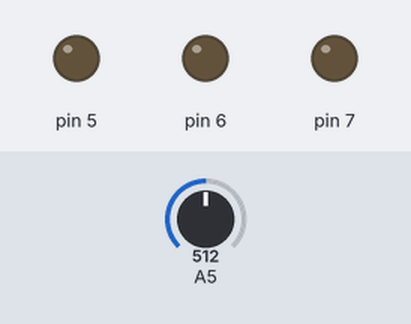
The sketch below on a simulated Arduino Uno, built with avr-gcc and run on an emulated ATmega328P. Parts: output pins drawn as LEDs (lit = HIGH). Inputs (shaded band) come from the test bench; at power-on: A5 = 512. What the sketch prints to the serial monitor is not drawn.

Above: at 1.2 s.
1.3 s: A5 set to 493
At 2.5 s:
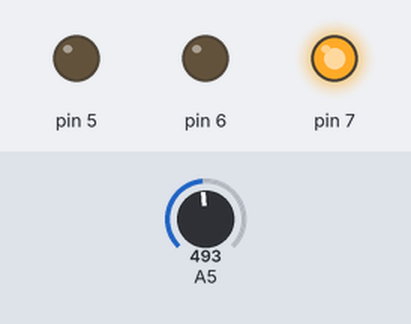
2.8 s: A5 set to 354
4.3 s: A5 set to 334
At 5.0 s:
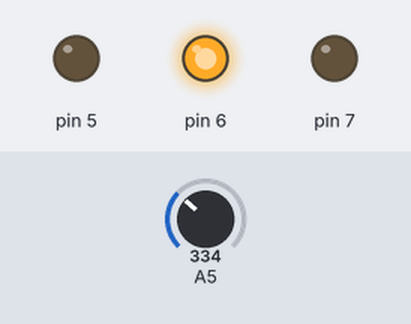
5.8 s: A5 set to 0
At 6.1 s:
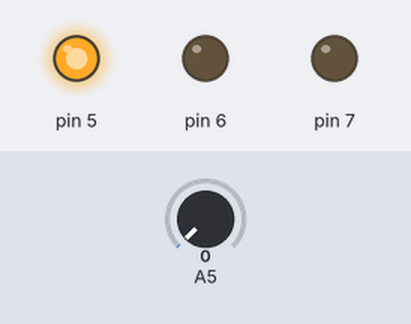
7.3 s: A5 set to 2
At 8.4 s:
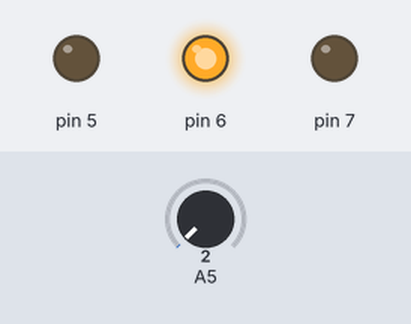
8.8 s: A5 set to 351
At 9.7 s:
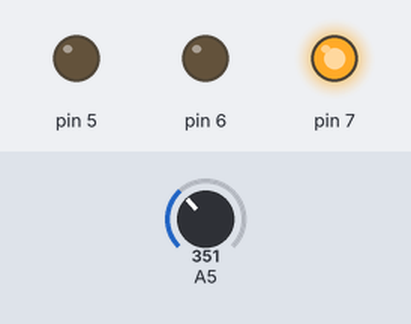
Timing chart, 0 to 11.3 s (numbered marks = the images above; inputs shaded):
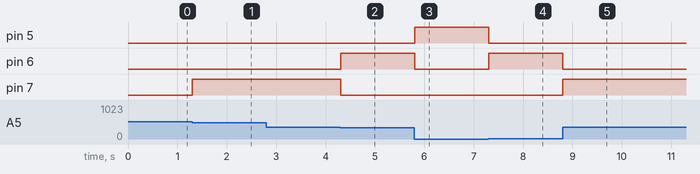

Measured:
- the behaviour switches between 512 and 511 on A5 (found by bisection; images 0 and 1)
- the behaviour switches between 341 and 340 on A5 (found by bisection; images 1 and 2)
- the behaviour switches between 0 and 1 on A5 (found by bisection; images 3 and 4)
- after the input at 1.3 s, pin 7: LOW → HIGH at once
- after the input at 4.3 s, pin 6: LOW → HIGH at once; pin 7: HIGH → LOW at once
- after the input at 5.8 s, pin 5: LOW → HIGH at once; pin 6: HIGH → LOW at once
- after the input at 7.3 s, pin 5: HIGH → LOW at once; pin 6: LOW → HIGH at once
- after the input at 8.8 s, pin 6: HIGH → LOW at once; pin 7: LOW → HIGH at once

The sketch:

test-02.ino
```cpp
int x = 5;
int led[3] = {5,6,7};

void setup() {
  // put your setup code here, to run once:
pinMode(5, OUTPUT);
pinMode(6, OUTPUT);
pinMode(7, OUTPUT);
Serial.begin(9600);
}

void loop() {
  // put your main code here, to run repeatedly:
int resistance = analogRead(A5);
Serial.println(resistance);

if (resistance == 0 && resistance <= 341)
  {
    digitalWrite(5, HIGH);
    digitalWrite(6, LOW);
    digitalWrite(7, LOW);
  }
else if (resistance < 341 && resistance <= 512)
  {
    digitalWrite(5, LOW);
    digitalWrite(6, HIGH);
    digitalWrite(7, LOW);
  }
else if (resistance < 512 && resistance <= 1023)
  {
    digitalWrite(5, LOW);
    digitalWrite(6, LOW);
    digitalWrite(7, HIGH);
  }
}
```
